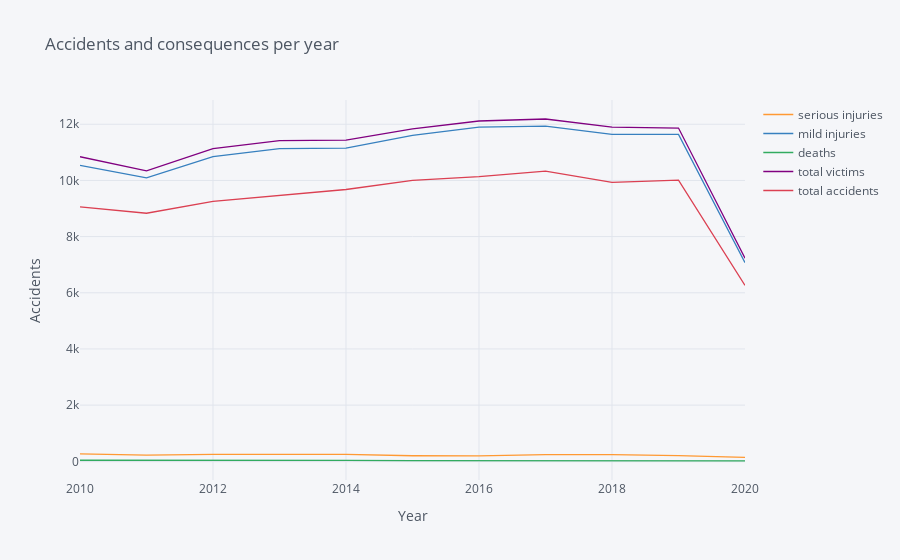

Notebook cell for this chart:
### Code cell
brief.iplot(kind='line',title="Accidents and consequences per year",xaxis_title="Year",yaxis_title="Accidents")

### Figure 1 — Plotly figure (JSON) as saved in the notebook; plotly's stock layout.template omitted (floating-point values rounded to 4 significant figures)
{"data": [{"line": {"color": "rgba(255, 153, 51, 1.0)", "dash": "solid", "shape": "linear", "width": 1.3}, "mode": "lines", "name": "serious injuries", "text": "", "type": "scatter", "x": [2010, 2011, 2012, 2013, 2014, 2015, 2016, 2017, 2018, 2019, 2020], "y": [265, 219, 248, 260, 251, 199, 192, 241, 236, 202, 142]}, {"line": {"color": "rgba(55, 128, 191, 1.0)", "dash": "solid", "shape": "linear", "width": 1.3}, "mode": "lines", "name": "mild injuries", "text": "", "type": "scatter", "x": [2010, 2011, 2012, 2013, 2014, 2015, 2016, 2017, 2018, 2019, 2020], "y": [10539, 10090, 10850, 11133, 11149, 11607, 11895, 11933, 11641, 11640, 7074]}, {"line": {"color": "rgba(50, 171, 96, 1.0)", "dash": "solid", "shape": "linear", "width": 1.3}, "mode": "lines", "name": "deaths", "text": "", "type": "scatter", "x": [2010, 2011, 2012, 2013, 2014, 2015, 2016, 2017, 2018, 2019, 2020], "y": [39, 31, 30, 22, 31, 27, 28, 12, 21, 22, 14]}, {"line": {"color": "rgba(128, 0, 128, 1.0)", "dash": "solid", "shape": "linear", "width": 1.3}, "mode": "lines", "name": "total victims", "text": "", "type": "scatter", "x": [2010, 2011, 2012, 2013, 2014, 2015, 2016, 2017, 2018, 2019, 2020], "y": [10843, 10340, 11128, 11415, 11431, 11833, 12115, 12186, 11898, 11864, 7230]}, {"line": {"color": "rgba(219, 64, 82, 1.0)", "dash": "solid", "shape": "linear", "width": 1.3}, "mode": "lines", "name": "total accidents", "text": "", "type": "scatter", "x": [2010, 2011, 2012, 2013, 2014, 2015, 2016, 2017, 2018, 2019, 2020], "y": [9056, 8831, 9253, 9457, 9677, 9998, 10138, 10334, 9930, 10011, 6264]}], "layout": {"legend": {"bgcolor": "#F5F6F9", "font": {"color": "#4D5663"}}, "paper_bgcolor": "#F5F6F9", "plot_bgcolor": "#F5F6F9", "title": {"font": {"color": "#4D5663"}, "text": "Accidents and consequences per year"}, "xaxis": {"gridcolor": "#E1E5ED", "showgrid": true, "tickfont": {"color": "#4D5663"}, "title": {"font": {"color": "#4D5663"}, "text": "Year"}, "zerolinecolor": "#E1E5ED"}, "yaxis": {"gridcolor": "#E1E5ED", "showgrid": true, "tickfont": {"color": "#4D5663"}, "title": {"font": {"color": "#4D5663"}, "text": "Accidents"}, "zerolinecolor": "#E1E5ED"}}}
